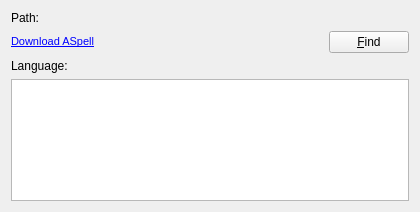
<?xml version="1.0" encoding="UTF-8"?>
<ui version="4.0">
 <class>SpellConfigBase</class>
 <widget class="QWidget" name="SpellConfigBase">
  <property name="geometry">
   <rect>
    <x>0</x>
    <y>0</y>
    <width>420</width>
    <height>212</height>
   </rect>
  </property>
  <property name="windowTitle">
   <string>Form1</string>
  </property>
  <layout class="QGridLayout">
   <property name="margin">
    <number>11</number>
   </property>
   <item row="0" column="0">
    <widget class="QLabel" name="lblPath">
     <property name="text">
      <string>Path:</string>
     </property>
     <property name="alignment">
      <set>Qt::AlignRight|Qt::AlignTrailing|Qt::AlignVCenter</set>
     </property>
     <property name="wordWrap">
      <bool>false</bool>
     </property>
    </widget>
   </item>
   <item row="0" column="1">
    <widget class="EditFile" name="edtPath" native="true">
     <property name="sizePolicy">
      <sizepolicy hsizetype="Expanding" vsizetype="Preferred">
       <horstretch>0</horstretch>
       <verstretch>0</verstretch>
      </sizepolicy>
     </property>
    </widget>
   </item>
   <item row="2" column="0" colspan="2">
    <widget class="QLabel" name="lblLang">
     <property name="text">
      <string>Language:</string>
     </property>
     <property name="alignment">
      <set>Qt::AlignLeading|Qt::AlignLeft|Qt::AlignVCenter</set>
     </property>
     <property name="wordWrap">
      <bool>false</bool>
     </property>
    </widget>
   </item>
   <item row="1" column="0" colspan="2">
    <layout class="QHBoxLayout">
     <item>
      <widget class="QLabel" name="lnkAspell">
       <property name="sizePolicy">
        <sizepolicy hsizetype="Expanding" vsizetype="Minimum">
         <horstretch>0</horstretch>
         <verstretch>0</verstretch>
        </sizepolicy>
       </property>
       <property name="text">
        <string>&lt;!DOCTYPE HTML PUBLIC &quot;-//W3C//DTD HTML 4.0//EN&quot; &quot;http://www.w3.org/TR/REC-html40/strict.dtd&quot;&gt;
&lt;html&gt;&lt;head&gt;&lt;meta name=&quot;qrichtext&quot; content=&quot;1&quot; /&gt;&lt;style type=&quot;text/css&quot;&gt;
p, li { white-space: pre-wrap; }
&lt;/style&gt;&lt;/head&gt;&lt;body style=&quot; font-family:'MS Shell Dlg 2'; font-size:8.25pt; font-weight:400; font-style:normal;&quot;&gt;
&lt;p style=&quot; margin-top:0px; margin-bottom:0px; margin-left:0px; margin-right:0px; -qt-block-indent:0; text-indent:0px;&quot;&gt;&lt;a href=&quot;http://aspell.net/win32/&quot;&gt;&lt;span style=&quot; text-decoration: underline; color:#0000ff;&quot;&gt;Download ASpell&lt;/span&gt;&lt;/a&gt;&lt;/p&gt;&lt;/body&gt;&lt;/html&gt;</string>
       </property>
      </widget>
     </item>
     <item>
      <widget class="QPushButton" name="btnFind">
       <property name="text">
        <string>&amp;Find</string>
       </property>
      </widget>
     </item>
    </layout>
   </item>
   <item row="3" column="0" colspan="2">
    <widget class="QListWidget" name="lstLang"/>
   </item>
  </layout>
 </widget>
 <customwidgets>
  <customwidget>
   <class>EditFile</class>
   <extends>QWidget</extends>
   <header>simgui/editfile.h</header>
  </customwidget>
 </customwidgets>
 <resources/>
 <connections/>
</ui>
